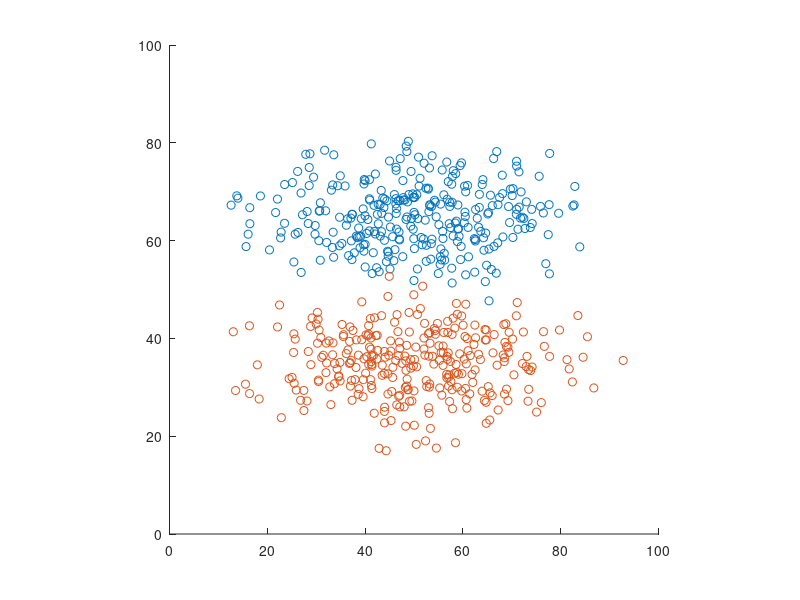
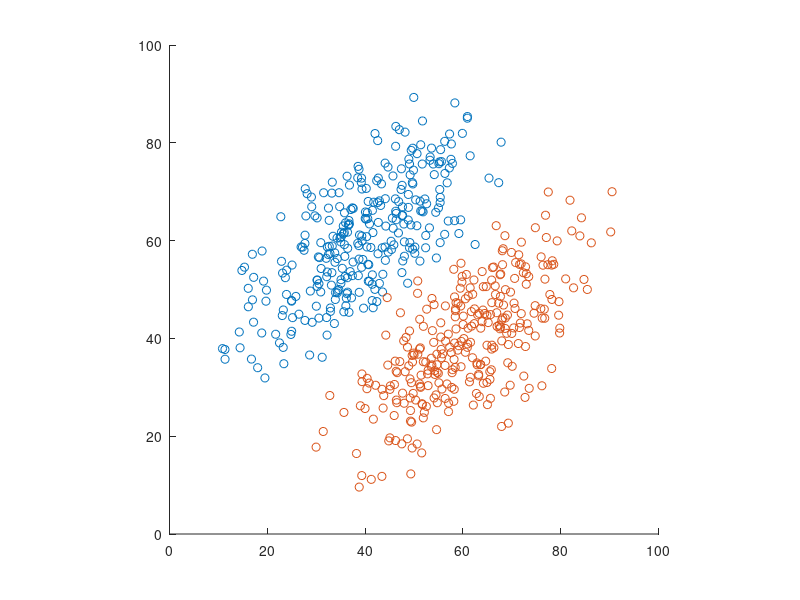

The MATLAB script that drew these images, in order:
clear all; close all; clc;  %Clear all workspaces

N = 330;    % Number of samples to draw for each category
N_final = 300;  % Final number of stimuli in each category
mu_RB_A = [50; 65];   % Mean of category A in the RB condition
mu_RB_B = [50; 35];   % Mean of category B in the RB condition
mu_II_A = [39.4; 60.6];   % Mean of category A in the II condition
mu_II_B = [60.6; 39.4];   % Mean of category B in the II condition
Sig_RB = [225 0; 0 41.6];    % Variance-covariance matrix in the RB condition
Sig_II = [133.3 91.7; 91.7 133.3];    % Variance-covariance matrix in the II condition
RB_A = mvnrnd(mu_RB_A,Sig_RB,N);    % Category A raw random samples in RB condition
RB_B = mvnrnd(mu_RB_B,Sig_RB,N);    % Category B raw random samples in RB condition

% Discard outliers
j=1; k=1;
for i=1:N
    dA=sqrt((RB_A(i,:)'-mu_RB_A)'*inv(Sig_RB)*(RB_A(i,:)'-mu_RB_A));
    if dA>3
        Out_A(j)=i;
        j=j+1;
    end
    dB=sqrt((RB_B(i,:)'-mu_RB_B)'*inv(Sig_RB)*(RB_B(i,:)'-mu_RB_B));
    if dB>3
        Out_B(k)=i;
        k=k+1;
    end
end

if length(Out_A)>.5         % make sure there is at least 1 outlier
    RB_A(Out_A,:) = [];
end
if length(Out_B)>.5         % make sure there is at least 1 outlier
    RB_B(Out_B,:) = [];
end

% Trim to exactly N_final stimuli in each category
RB_A = RB_A(1:N_final,:);
RB_B = RB_B(1:N_final,:);

% Transform samples to have population mean and variance-covariance matrix
S_A = cov(RB_A); % Sample variance-covariance matrix of category A stimuli
S_B = cov(RB_B); % Sample variance-covariance matrix of category B stimuli
P_RB = (chol(Sig_RB))';  % Cholesky matrix for RB condition
Q_A = (chol(S_A))';  % Q matrix for category A
Q_B = (chol(S_B))';  % Q matrix for category B
for i=1:N_final
    RB_A_pop(i,:) = (P_RB*inv(Q_A)*(RB_A(i,:)'-mean(RB_A)'))' + mu_RB_A';
    RB_B_pop(i,:) = (P_RB*inv(Q_B)*(RB_B(i,:)'-mean(RB_B)'))' + mu_RB_B';
end

% Plot the RB stimuli
scatter(RB_A_pop(:,1),RB_A_pop(:,2)); 
axis([0 100 0 100]); axis square;
hold on;
scatter(RB_B_pop(:,1),RB_B_pop(:,2)); 

DataA=[ones(N_final,1) RB_A_pop];
DataB=[2*ones(N_final,1) RB_B_pop];
Data(1:N_final,:)=DataA;
Data(N_final+1:2*N_final,:)=DataB;

dlmwrite('DataRB.txt',Data,'delimiter', '\t');  %write the RB stimuli in a file

% Rotate the RB stimuli 45 degrees to create the II stimuli
RB_A_zero=RB_A_pop-(ones(300,1)*mean(RB_A_pop));
RB_B_zero=RB_B_pop-(ones(300,1)*mean(RB_B_pop));

R=[cos(pi/4) -sin(pi/4); sin(pi/4) cos(pi/4)];
II_A_zero = (R * RB_A_zero')';
II_B_zero = (R * RB_B_zero')';

II_A_pop=II_A_zero + (ones(300,1)*mu_II_A');
II_B_pop=II_B_zero + (ones(300,1)*mu_II_B');

DataIIA=[ones(N_final,1) II_A_pop];
DataIIB=[2*ones(N_final,1) II_B_pop];
DataII(1:N_final,:)=DataIIA;
DataII(N_final+1:2*N_final,:)=DataIIB;

dlmwrite('DataII.txt',DataII,'delimiter', '\t');  %write the II stimuli in a file

% Plot the II stimuli
figure;
scatter(II_A_pop(:,1),II_A_pop(:,2)); 
axis([0 100 0 100]); axis square;
hold on;
scatter(II_B_pop(:,1),II_B_pop(:,2)); 